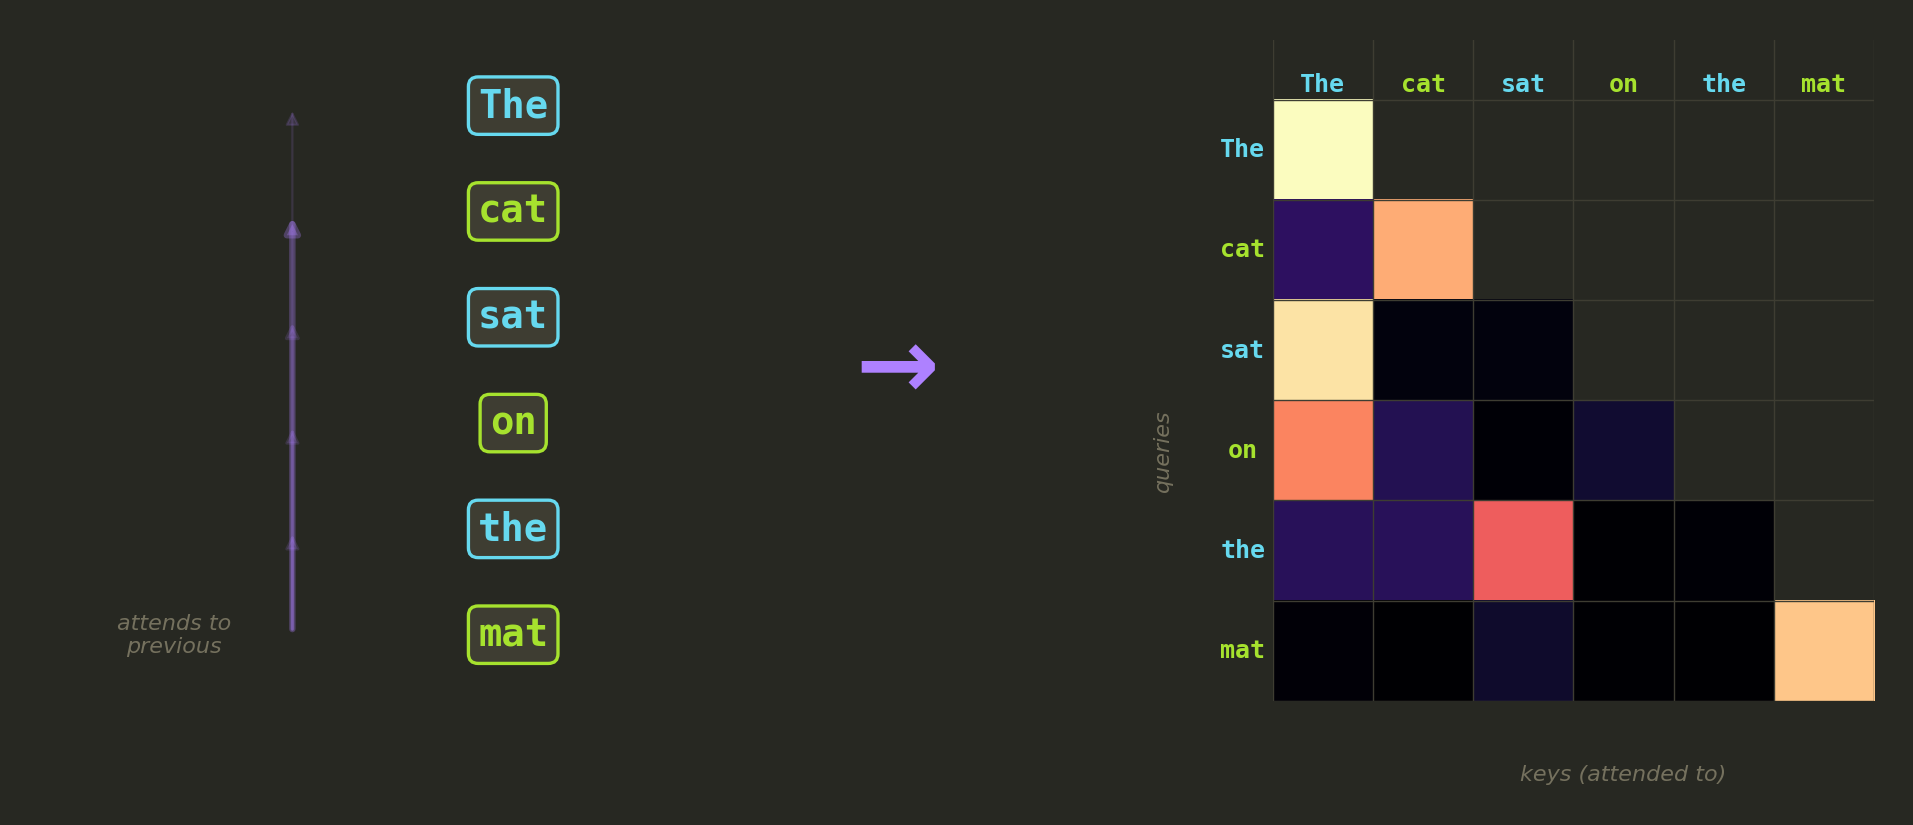

Write the Python code that produced this figure.
#!/usr/bin/env python3
"""Generate attention map explainer diagram for blog post."""

import matplotlib.pyplot as plt
import numpy as np

# Monokai Classic Pro
BG = "#272822"
FG = "#F8F8F2"
COMMENT = "#75715E"
GUTTER = "#3E3D32"
PRIMARY = "#AE81FF"  # bright magenta
GREEN = "#A6E22E"
CYAN = "#66D9EF"

fig, axes = plt.subplots(1, 3, figsize=(11, 4), facecolor=BG,
                          gridspec_kw={"width_ratios": [0.65, 0.1, 1]})

tokens = ["The", "cat", "sat", "on", "the", "mat"]
n = len(tokens)

# ── Left: tokens with attention arrows ──
ax = axes[0]
ax.set_facecolor(BG)
y_positions = np.linspace(0.9, 0.1, n)

for i, (tok, y) in enumerate(zip(tokens, y_positions)):
    color = CYAN if i % 2 == 0 else GREEN
    ax.text(0.6, y, tok, fontsize=14, fontweight="bold", color=color,
            ha="center", va="center", fontfamily="monospace",
            bbox=dict(boxstyle="round,pad=0.25", facecolor=GUTTER, edgecolor=color, linewidth=1.2))

weights = [0.05, 0.3, 0.15, 0.1, 0.1, 0.3]
for i in range(n - 1):
    alpha = max(0.15, weights[i])
    lw = weights[i] * 6 + 0.5
    ax.annotate("", xy=(0.32, y_positions[i]), xytext=(0.32, y_positions[-1]),
                arrowprops=dict(arrowstyle="-|>", color=PRIMARY, lw=lw, alpha=alpha))

ax.text(0.17, y_positions[-1], "attends to\nprevious", fontsize=8, color=COMMENT,
        ha="center", va="center", fontstyle="italic")
ax.set_xlim(0, 1)
ax.set_ylim(0, 1)
ax.axis("off")

# ── Middle: arrow ──
ax = axes[1]
ax.set_facecolor(BG)
ax.text(0.5, 0.5, "→", fontsize=36, color=PRIMARY, ha="center", va="center", fontweight="bold")
ax.axis("off")

# ── Right: attention matrix ──
ax = axes[2]
ax.set_facecolor(BG)

np.random.seed(42)
attn = np.zeros((n, n))
for i in range(n):
    raw = np.random.randn(i + 1) * 2
    attn[i, :i+1] = np.exp(raw) / np.exp(raw).sum()

mask = np.triu(np.ones((n, n), dtype=bool), k=1)
attn[mask] = np.nan
cmap = plt.cm.magma.copy()
cmap.set_bad(color=BG)

ax.imshow(attn, cmap=cmap, aspect="equal", interpolation="nearest")

for i, tok in enumerate(tokens):
    color = CYAN if i % 2 == 0 else GREEN
    ax.text(i, -0.65, tok, fontsize=9, color=color, ha="center", va="center",
            fontfamily="monospace", fontweight="bold")
    ax.text(-0.8, i, tok, fontsize=9, color=color, ha="center", va="center",
            fontfamily="monospace", fontweight="bold")

for i in range(n + 1):
    ax.axhline(i - 0.5, color=GUTTER, linewidth=0.5)
    ax.axvline(i - 0.5, color=GUTTER, linewidth=0.5)

ax.text(n/2, n + 0.3, "keys (attended to)", fontsize=8, color=COMMENT, ha="center", fontstyle="italic")
ax.text(-1.6, n/2, "queries", fontsize=8, color=COMMENT, ha="center", va="center", rotation=90, fontstyle="italic")

ax.set_xlim(-0.5, n - 0.5)
ax.set_ylim(n - 0.5, -1.1)
ax.set_xticks([])
ax.set_yticks([])
for spine in ax.spines.values():
    spine.set_visible(False)

fig.tight_layout(w_pad=0.3)
fig.savefig(__file__.replace(".py", ".png"), dpi=200, facecolor=BG, bbox_inches="tight", pad_inches=0.2)
plt.close()
print("Saved!")
